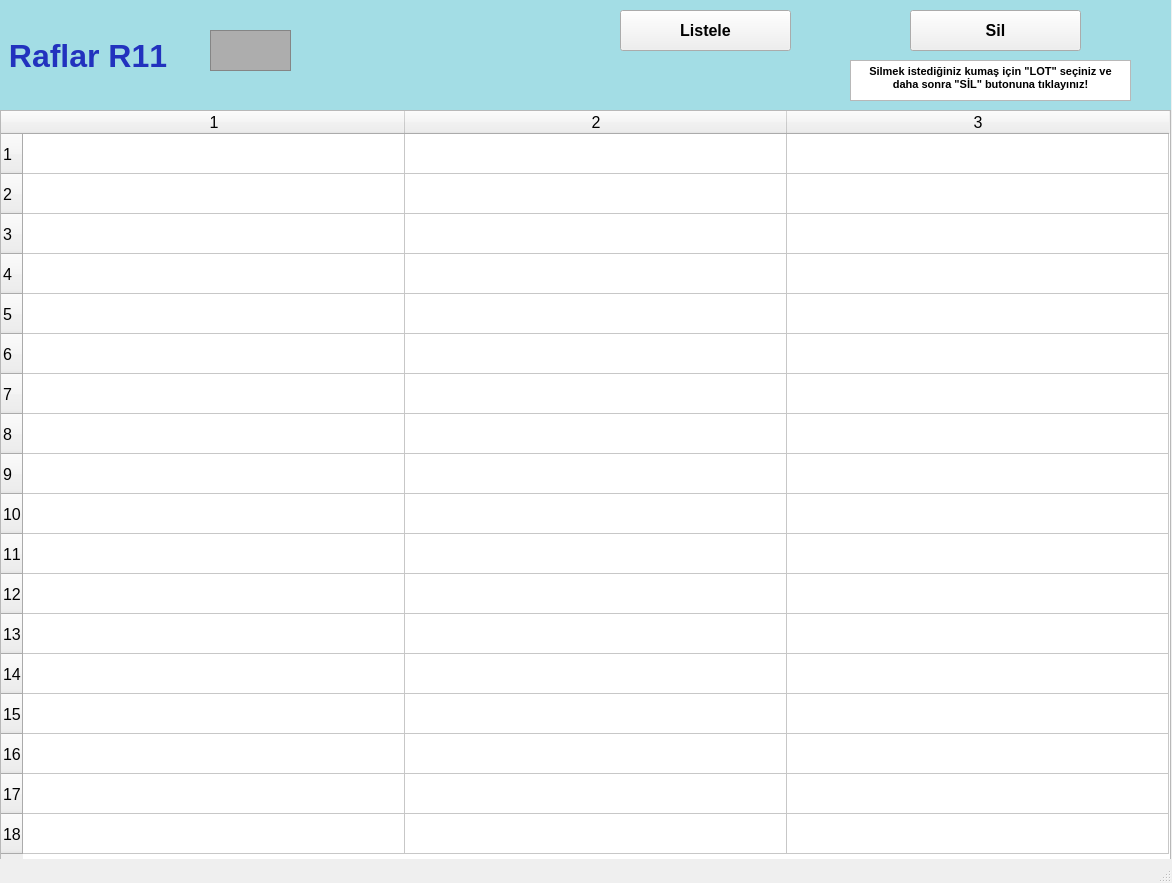
<?xml version="1.0" encoding="UTF-8"?>
<ui version="4.0">
 <class>raflarR11_ekran</class>
 <widget class="QMainWindow" name="raflarR11_ekran">
  <property name="geometry">
   <rect>
    <x>0</x>
    <y>0</y>
    <width>1172</width>
    <height>883</height>
   </rect>
  </property>
  <property name="font">
   <font>
    <pointsize>12</pointsize>
    <weight>50</weight>
    <bold>false</bold>
    <kerning>false</kerning>
   </font>
  </property>
  <property name="windowTitle">
   <string/>
  </property>
  <widget class="QWidget" name="centralwidget">
   <widget class="QLabel" name="raflarR1yazi_lbl">
    <property name="geometry">
     <rect>
      <x>0</x>
      <y>0</y>
      <width>1171</width>
      <height>111</height>
     </rect>
    </property>
    <property name="font">
     <font>
      <pointsize>24</pointsize>
      <weight>75</weight>
      <bold>true</bold>
     </font>
    </property>
    <property name="styleSheet">
     <string notr="true">background-color: rgb(163, 221, 229);
color: rgb(34, 50, 190);</string>
    </property>
    <property name="text">
     <string> Raflar R11</string>
    </property>
   </widget>
   <widget class="QFrame" name="raflarR1_img">
    <property name="geometry">
     <rect>
      <x>210</x>
      <y>30</y>
      <width>81</width>
      <height>41</height>
     </rect>
    </property>
    <property name="styleSheet">
     <string notr="true">background-color: rgb(173, 173, 173);</string>
    </property>
    <property name="frameShape">
     <enum>QFrame::StyledPanel</enum>
    </property>
    <property name="frameShadow">
     <enum>QFrame::Raised</enum>
    </property>
   </widget>
   <widget class="QTableWidget" name="R11_tw">
    <property name="geometry">
     <rect>
      <x>0</x>
      <y>110</y>
      <width>1171</width>
      <height>751</height>
     </rect>
    </property>
    <property name="baseSize">
     <size>
      <width>0</width>
      <height>0</height>
     </size>
    </property>
    <property name="rowCount">
     <number>18</number>
    </property>
    <property name="columnCount">
     <number>3</number>
    </property>
    <attribute name="horizontalHeaderVisible">
     <bool>true</bool>
    </attribute>
    <attribute name="horizontalHeaderCascadingSectionResizes">
     <bool>false</bool>
    </attribute>
    <attribute name="horizontalHeaderDefaultSectionSize">
     <number>382</number>
    </attribute>
    <attribute name="horizontalHeaderMinimumSectionSize">
     <number>38</number>
    </attribute>
    <attribute name="verticalHeaderDefaultSectionSize">
     <number>40</number>
    </attribute>
    <attribute name="verticalHeaderMinimumSectionSize">
     <number>23</number>
    </attribute>
    <row/>
    <row/>
    <row/>
    <row/>
    <row/>
    <row/>
    <row/>
    <row/>
    <row/>
    <row/>
    <row/>
    <row/>
    <row/>
    <row/>
    <row/>
    <row/>
    <row/>
    <row/>
    <column/>
    <column/>
    <column/>
   </widget>
   <widget class="QPushButton" name="listeleR11_btn">
    <property name="geometry">
     <rect>
      <x>620</x>
      <y>10</y>
      <width>171</width>
      <height>41</height>
     </rect>
    </property>
    <property name="font">
     <font>
      <pointsize>12</pointsize>
      <weight>75</weight>
      <bold>true</bold>
     </font>
    </property>
    <property name="text">
     <string>Listele</string>
    </property>
   </widget>
   <widget class="QPushButton" name="silR11_btn">
    <property name="geometry">
     <rect>
      <x>910</x>
      <y>10</y>
      <width>171</width>
      <height>41</height>
     </rect>
    </property>
    <property name="font">
     <font>
      <pointsize>12</pointsize>
      <weight>75</weight>
      <bold>true</bold>
     </font>
    </property>
    <property name="text">
     <string>Sil</string>
    </property>
   </widget>
   <widget class="QTextBrowser" name="textBrowser">
    <property name="geometry">
     <rect>
      <x>850</x>
      <y>60</y>
      <width>281</width>
      <height>41</height>
     </rect>
    </property>
    <property name="html">
     <string>&lt;!DOCTYPE HTML PUBLIC &quot;-//W3C//DTD HTML 4.0//EN&quot; &quot;http://www.w3.org/TR/REC-html40/strict.dtd&quot;&gt;
&lt;html&gt;&lt;head&gt;&lt;meta name=&quot;qrichtext&quot; content=&quot;1&quot; /&gt;&lt;style type=&quot;text/css&quot;&gt;
p, li { white-space: pre-wrap; }
&lt;/style&gt;&lt;/head&gt;&lt;body style=&quot; font-family:'MS Shell Dlg 2'; font-size:12pt; font-weight:400; font-style:normal;&quot;&gt;
&lt;p align=&quot;center&quot; style=&quot; margin-top:0px; margin-bottom:0px; margin-left:0px; margin-right:0px; -qt-block-indent:0; text-indent:0px;&quot;&gt;&lt;span style=&quot; font-size:8pt; font-weight:600;&quot;&gt;Silmek istediğiniz kumaş için &amp;quot;LOT&amp;quot; seçiniz ve daha sonra &amp;quot;SİL&amp;quot; butonuna tıklayınız!&lt;/span&gt;&lt;/p&gt;&lt;/body&gt;&lt;/html&gt;</string>
    </property>
   </widget>
  </widget>
  <widget class="QStatusBar" name="statusbar"/>
 </widget>
 <resources/>
 <connections/>
</ui>
